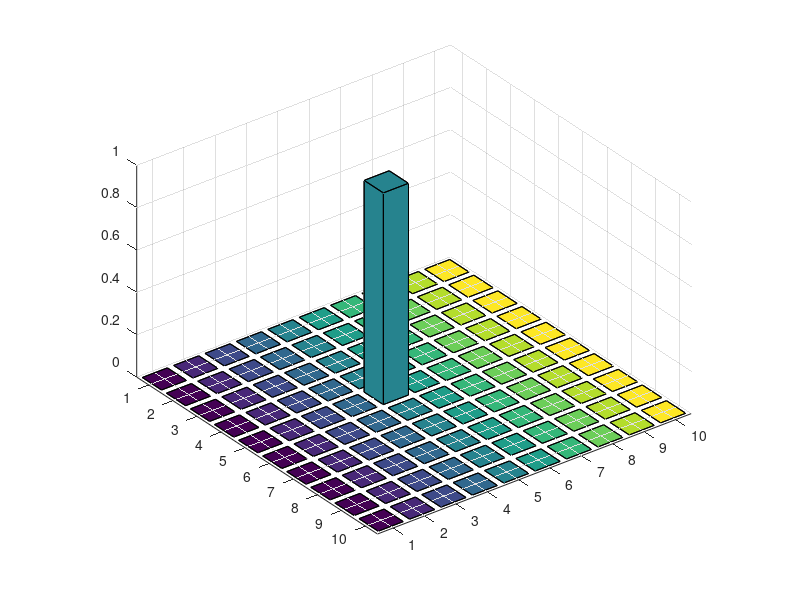

Recreate this plot in MATLAB. (Note: this script raises an error after producing the figure.)
%% launch my IDCT code in 1D
clear all, close all, clc

N=10;
% c_mat=zeros(N); c_mat(end-1,end-1)=1;
c_mat=zeros(N); c_mat(ceil(N/2),ceil(N/2))=1;
% c_mat=zeros(N); c_mat(2,2)=1;
% c_mat=zeros(N); c_mat(1,1)=1;

figure(1);
bar3(c_mat);

f_mat=idct_2D(c_mat);
